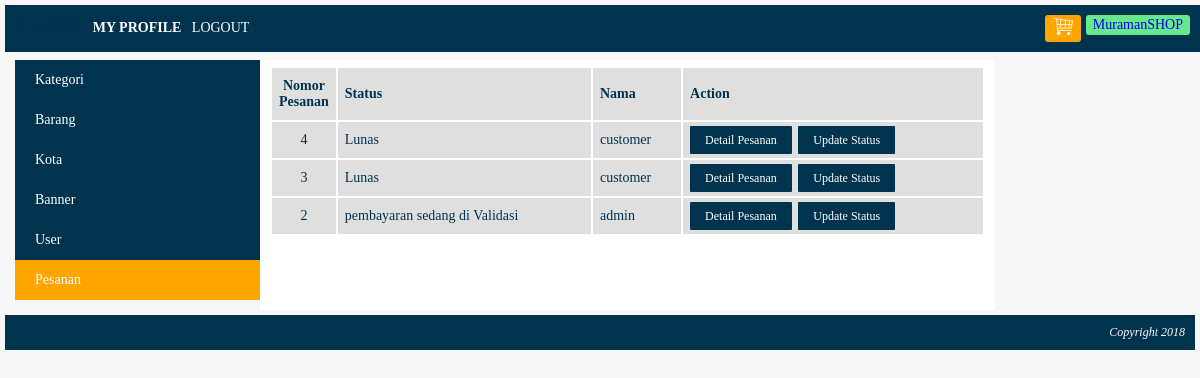
The app's page /index.php?page=my_profile&module=pesanan&action=list (signed in) with its own data.
### tables this page shows
CREATE TABLE `pesanan` (
  `pesanan_id` int(10) NOT NULL,
  `kota_id` int(10) NOT NULL,
  `user_id` int(10) NOT NULL,
  `nama_penerima` varchar(150) NOT NULL,
  `nomor_telepon` varchar(15) NOT NULL,
  `alamat` varchar(300) NOT NULL,
  `tanggal_pemesanan` datetime NOT NULL,
  `status` tinyint(4) NOT NULL
);

CREATE TABLE `user` (
  `user_id` int(10) NOT NULL,
  `level` varchar(30) NOT NULL,
  `nama` varchar(150) NOT NULL,
  `email` varchar(160) NOT NULL,
  `alamat` varchar(400) NOT NULL,
  `phone` varchar(15) NOT NULL,
  `password` varchar(300) NOT NULL,
  `status` enum('on','off') NOT NULL
);

### functions/helper.php (called while the page is built, shortened)
<?php
$arrayStatusPesanan=["Menunggu Pembayaran", "pembayaran sedang di Validasi", "Lunas", "Pembayaran Di tolak"];

### module/pesanan/list.php (the view)
<?php
if($level == "superadmin"){
$queryPesanan = mysqli_query($koneksi, "SELECT pesanan.*, user.nama FROM pesanan JOIN user ON pesanan.user_id=user.user_id ORDER BY pesanan.tanggal_pemesanan DESC ");
}else{
   $queryPesanan = mysqli_query($koneksi, "SELECT pesanan.*, user.nama FROM pesanan JOIN user ON pesanan.user_id=user.user_id WHERE pesanan.user_id='$user_id' ORDER BY pesanan.tanggal_pemesanan DESC ");
}
if(mysqli_num_rows($queryPesanan)== 0){
   echo"<h3>Data Masih Kosong</h3>";
}else{
   echo"
   <table class='table-list'>
      <tr class='baris-title'>
         <th class='no'>Nomor Pesanan</th>
         <th class='kiri'>Status</th>
         <th class='kiri'>Nama</th>
         <th class='kiri'>Action</th>
      </tr>";
   while($row=mysqli_fetch_assoc($queryPesanan)){
      $adminbutton='';
      if($level == "superadmin"){
        $adminbutton= "<a class='tombol-action' href='".BASE_URL."index.php?page=my_profile&module=pesanan&action=status&pesanan_id=$row[pesanan_id]'>Update Status</a>";
      }
      $status=$row['status'];
      echo"
      <tr class='baris-title'>
         <td class='no'>$row[pesanan_id]</td>
         <td class='kiri'>$arrayStatusPesanan[$status]</td>
         <td class='kiri'>$row[nama]</td>
         <td class='kiri'>
         <a class='tombol-action' href='".BASE_URL."index.php?page=my_profile&module=pesanan&action=detail&pesanan_id=$row[pesanan_id]'>Detail Pesanan</a>
         $adminbutton
         </td>
      </tr>";
   }
   echo"</table>";
}
?>

### css/style.css (style rules this page uses)
body { font-family:Verdana; font-size: 14px; color:#00334e; background: #f7f7f7; margin: 0px; padding: 0px; box-sizing: border-box; }
.table-list { width: 100%; }
.table-list tr.baris-title { background: #e0dfdf; }
.table-list tr th, .table-list tr td { padding: 10px 7px; }
.no { width: 20px; text-align: center; }
.kiri { text-align: left; }
.tombol-action { background:#00334e;; color: white; border-radius: 1px; margin-right: 3px; padding: 7px 15px; text-decoration: none; font-size: 12px; }

### records on screen
pesanan: pesanan_id "4", status "Lunas", user.nama "customer"
pesanan: pesanan_id "3", status "Lunas", user.nama "customer"
pesanan: pesanan_id "2", status "pembayaran sedang di Validasi", user.nama "admin"
